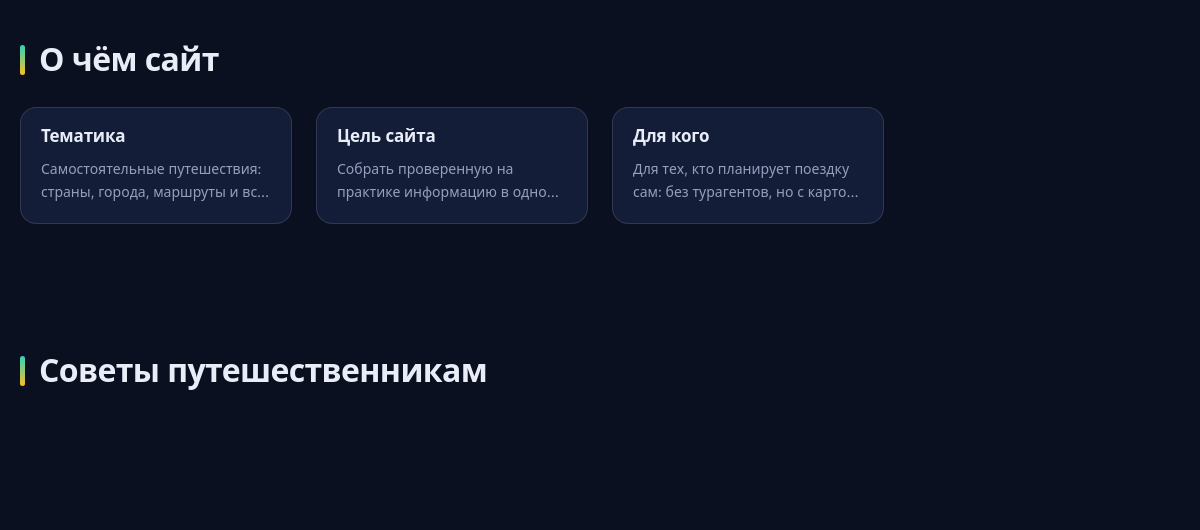
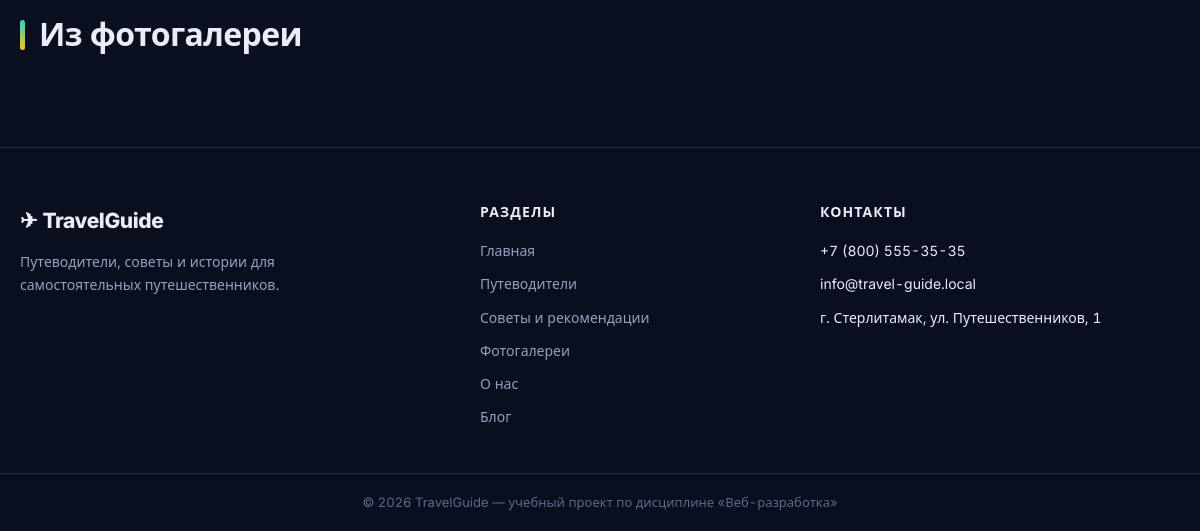
Before: / (lower part) with the older database file (2 pictures, top to bottom).
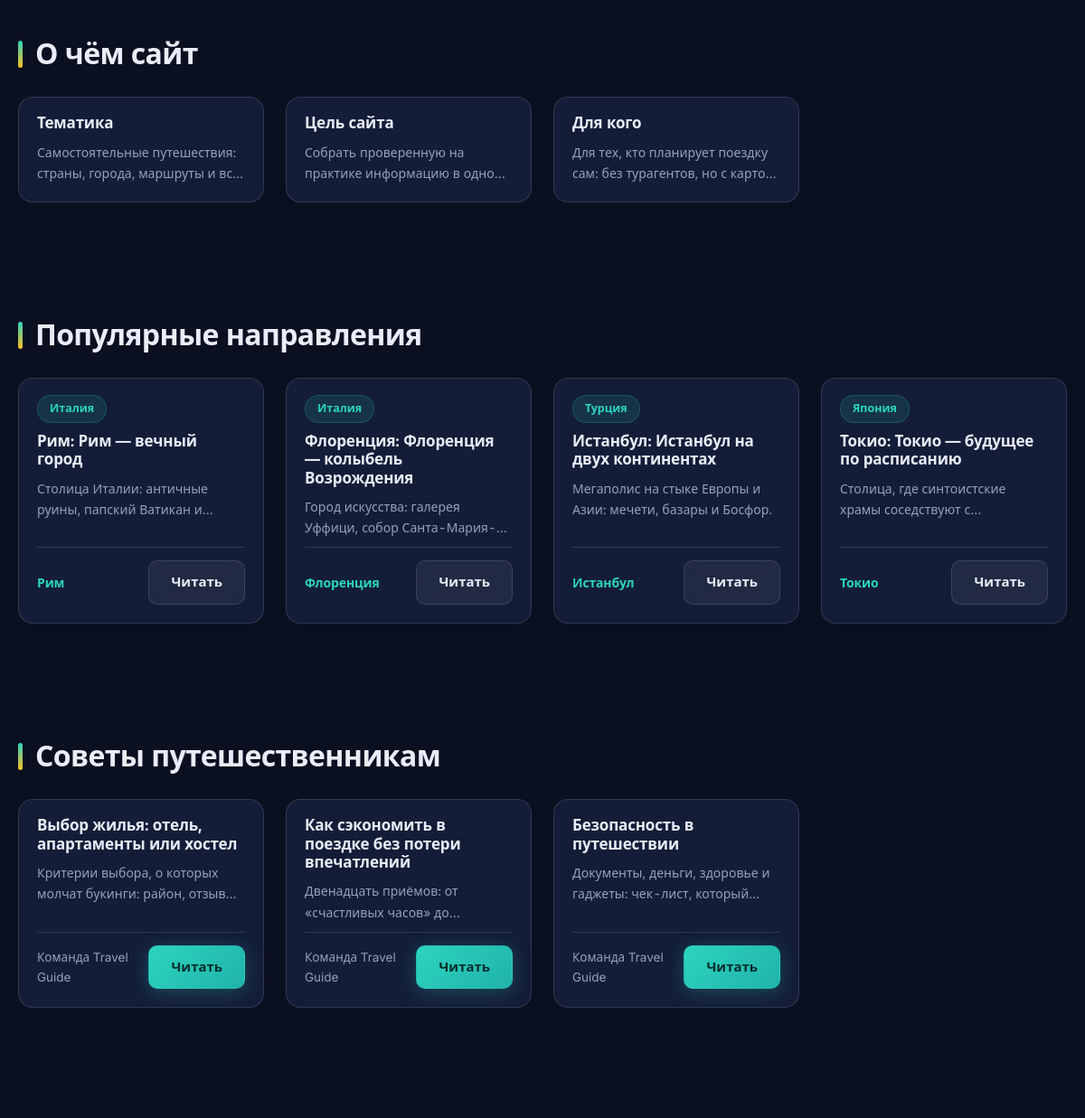
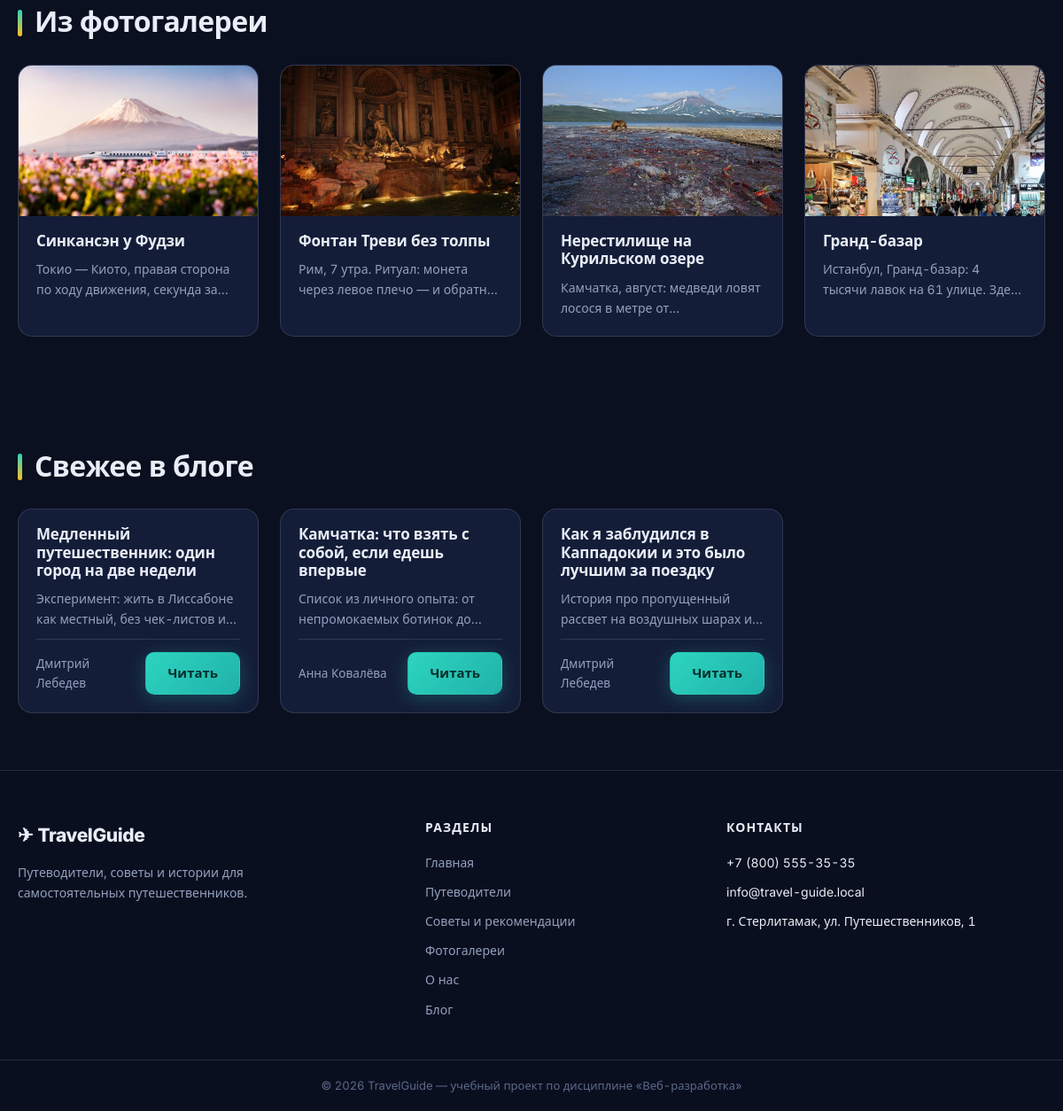
After: the same page with the newer database file (2 pictures, top to bottom).
### tables this page shows
CREATE TABLE IF NOT EXISTS guides (
  id          INT UNSIGNED AUTO_INCREMENT PRIMARY KEY,
  country     VARCHAR(50)  NOT NULL,
  city        VARCHAR(50)  NOT NULL,
  title       VARCHAR(120) NOT NULL,
  description VARCHAR(500) NOT NULL,
  sights      TEXT NOT NULL COMMENT 'основные достопримечательности',
  hotels      TEXT NOT NULL COMMENT 'рекомендации по отелям',
  food        TEXT NOT NULL COMMENT 'рестораны и кафе',
  shops       TEXT NOT NULL COMMENT 'магазины и шоппинг',
  tips        TEXT NOT NULL COMMENT 'полезные советы по месту',
  is_popular  TINYINT(1) NOT NULL DEFAULT 0,
  KEY idx_guides_country (country)
);

CREATE TABLE IF NOT EXISTS articles (
  id          INT UNSIGNED AUTO_INCREMENT PRIMARY KEY,
  section     ENUM('advice', 'blog') NOT NULL,
  title       VARCHAR(150) NOT NULL,
  excerpt     VARCHAR(400) NOT NULL,
  body        TEXT NOT NULL,
  author_name VARCHAR(80) NOT NULL DEFAULT 'Команда Travel Guide',
  created_at  DATETIME DEFAULT CURRENT_TIMESTAMP,
  KEY idx_articles_section (section)
);

CREATE TABLE IF NOT EXISTS photos (
  id       INT UNSIGNED AUTO_INCREMENT PRIMARY KEY,
  title    VARCHAR(120) NOT NULL,
  country  VARCHAR(50) NOT NULL,
  caption  VARCHAR(500) NOT NULL COMMENT 'о месте и событии на фото',
  ph_class VARCHAR(20) NOT NULL DEFAULT 'city' COMMENT 'класс градиента-заглушки',
  image_path VARCHAR(255) DEFAULT NULL,
  KEY idx_photos_country (country)
);

### includes/config.php (called while the page is built, shortened)
<?php
function db(): PDO
{
    static $pdo = null;
    if ($pdo === null) {
        $dsn = 'mysql:host=' . DB_HOST . ';port=' . DB_PORT . ';dbname=' . DB_NAME . ';charset=' . DB_CHARSET;
        try {
            $pdo = new PDO($dsn, DB_USER, DB_PASS, [
                PDO::ATTR_ERRMODE            => PDO::ERRMODE_EXCEPTION,
                PDO::ATTR_DEFAULT_FETCH_MODE => PDO::FETCH_ASSOC,
                PDO::ATTR_EMULATE_PREPARES   => false,
            ]);
        } catch (PDOException $e) {
            http_response_code(500);
            exit('Ошибка подключения к базе данных: ' . htmlspecialchars($e->getMessage()));
        }
    }
    return $pdo;
}
function e($value): string
{
    return htmlspecialchars((string)$value, ENT_QUOTES, 'UTF-8');
}

### index.php (the view, shortened to what the changed rows need)
<?php
require_once __DIR__ . '/includes/header.php';
$popular = db()->query(
    'SELECT * FROM guides WHERE is_popular = 1 ORDER BY id LIMIT 4'
)->fetchAll();
$blog = db()->query(
    "SELECT * FROM articles WHERE section = 'blog' ORDER BY created_at DESC LIMIT 3"
)->fetchAll();
$photos = db()->query('SELECT * FROM photos ORDER BY id DESC LIMIT 4')->fetchAll();
$imgCls = ['city', 'architecture', 'sea', 'mountains'];
?>
<main>
    <section class="section">
        <div class="container">
            <h2 class="section__title">О чём сайт</h2>
        </div>
    </section>
    <?php if ($popular): ?>
    <section class="section" id="popular">
        <div class="container">
            <h2 class="section__title">Популярные направления</h2>
            <div class="grid">
                <?php foreach ($popular as $g): ?>
                <article class="card">
                    <div class="card__body">
                        <div><span class="chip"><?= e($g['country']) ?></span></div>
                        <h3 class="card__title">
                            <a href="/guide.php?id=<?= (int)$g['id'] ?>"><?= e($g['city']) ?>: <?= e($g['title']) ?></a>
                        </h3>
                        <p class="card__desc"><?= e($g['description']) ?></p>
                        <div class="card__footer">
                            <span class="card__price" style="font-size:14px"><?= e($g['city']) ?></span>
                            <a href="/guide.php?id=<?= (int)$g['id'] ?>" class="btn btn--ghost">Читать</a>
                        </div>
                    </div>
                </article>
                <?php endforeach; ?>
            </div>
        </div>
    </section>
    <?php endif; ?>
    <section class="section" id="advice-preview">
        <div class="container">
            <h2 class="section__title">Советы путешественникам</h2>
            <div class="grid">
                <?php
                $advicePreview = db()->query(
                    "SELECT * FROM articles WHERE section = 'advice' ORDER BY created_at DESC LIMIT 3"
                )->fetchAll();
                foreach ($advicePreview as $a): ?>
                <article class="card">
                    <div class="card__body">
                        <h3 class="card__title"><a href="/article.php?id=<?= (int)$a['id'] ?>"><?= e($a['title']) ?></a></h3>
                        <p class="card__desc"><?= e($a['excerpt']) ?></p>
                        <div class="card__footer">
                            <span class="card__meta"><?= e($a['author_name']) ?></span>
                            <a href="/article.php?id=<?= (int)$a['id'] ?>" class="btn btn--primary">Читать</a>
                        </div>
                    </div>
                </article>
                <?php endforeach; ?>
            </div>
        </div>
    </section>
    <section class="section">
        <div class="container">
            <h2 class="section__title">Из фотогалереи</h2>
            <div class="grid">
                <?php foreach ($photos as $i => $p): ?>
                <article class="card">
                    <div class="card__img card__img--<?= e($imgCls[$i % 4]) ?>">
                            <?php if (!empty($p['image_path'])): ?>
                                <img src="<?= e($p['image_path']) ?>" alt="<?= e($p['title']) ?>" loading="lazy">
                            <?php else: ?>
                                <?= e(mb_strtoupper($p['country'])) ?>
                            <?php endif; ?>
                        </div>
                    <div class="card__body">
                        <h3 class="card__title"><a href="/photo.php?id=<?= (int)$p['id'] ?>"><?= e($p['title']) ?></a></h3>
                        <p class="card__desc"><?= e(mb_strimwidth($p['caption'], 0, 80, '…')) ?></p>
                    </div>
                </article>
                <?php endforeach; ?>
            </div>
        </div>
    </section>
    <?php if ($blog): ?>
    <section class="section">
        <div class="container">
            <h2 class="section__title">Свежее в блоге</h2>
            <div class="grid">
                <?php foreach ($blog as $a): ?>
                <article class="card">
                    <div class="card__body">
                        <h3 class="card__title"><a href="/article.php?id=<?= (int)$a['id'] ?>"><?= e($a['title']) ?></a></h3>
                        <p class="card__desc"><?= e($a['excerpt']) ?></p>
                        <div class="card__footer">
                            <span class="card__meta"><?= e($a['author_name']) ?></span>
                            <a href="/article.php?id=<?= (int)$a['id'] ?>" class="btn btn--primary">Читать</a>
                        </div>
                    </div>
                </article>
                <?php endforeach; ?>
            </div>
        </div>
    </section>
    <?php endif; ?>
</main>
<?php require_once __DIR__ . '/includes/footer.php'; ?>

Changed rows visible on the page:
added guides: country "Италия", city "Рим", title "Рим — вечный город", description "Столица Италии: античные руины, папский Ватикан…"
added guides: country "Италия", city "Флоренция", title "Флоренция — колыбель Возрождения", description "Город искусства: галерея Уффици,…"
added guides: country "Турция", city "Истанбул", title "Истанбул на двух континентах", description "Мегаполис на стыке Европы и Азии: мечети, базары и Босфор."
added guides: country "Япония", city "Токио", title "Токио — будущее по расписанию", description "Столица, где синтоистские храмы соседствуют…"
added articles: title "Выбор жилья: отель, апартаменты или хостел", excerpt "Критерии выбора, о которых молчат букинги: район,…", author_name "Команда Travel Guide", shown under "Советы путешественникам"
added articles: title "Как сэкономить в поездке без потери впечатлений", excerpt "Двенадцать приёмов: от «счастливых часов»…", author_name "Команда Travel Guide", shown under "Советы путешественникам"
added articles: title "Безопасность в путешествии", excerpt "Документы, деньги, здоровье и гаджеты: чек-лист,…", author_name "Команда Travel Guide", shown under "Советы путешественникам"
added photos: image_path (picture), title "Синкансэн у Фудзи", caption "Токио — Киото, правая сторона по ходу движения, секунда…"
added photos: image_path (picture), title "Фонтан Треви без толпы", caption "Рим, 7 утра. Ритуал: монета через левое плечо — и…"
added photos: image_path (picture), title "Нерестилище на Курильском озере", caption "Камчатка, август: медведи ловят лосося в метре…"
added photos: image_path (picture), title "Гранд-базар", caption "Истанбул, Гранд-базар: 4 тысячи лавок на 61 улице.…"
added articles: title "Медленный путешественник: один город на две недели", excerpt "Эксперимент: жить в Лиссабоне как местный, без чек-листов…", author_name "Дмитрий Лебедев", shown under "Свежее в блоге"
added articles: title "Камчатка: что взять с собой, если едешь впервые", excerpt "Список из личного опыта: от непромокаемых ботинок…", author_name "Анна Ковалёва", shown under "Свежее в блоге"
added articles: title "Как я заблудился в Каппадокии и это было лучшим за поездку", excerpt "История про пропущенный рассвет на воздушных шарах…", author_name "Дмитрий Лебедев", shown under "Свежее в блоге"
Other visible differences:
text now shown: "Популярные направления Свежее в блоге"
